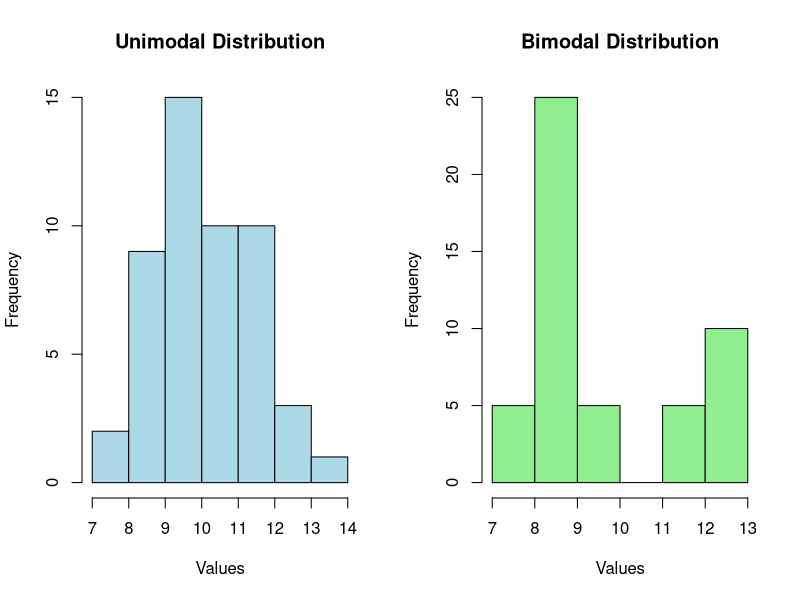

Generate this figure with R: (Note: this script raises an error after producing the figure.)
# Set seed for reproducibility
set.seed(123)

# Unimodal distribution
unimodal_data <- rnorm(50, mean = 10, sd = 1.5)

# Bimodal distribution
bimodal_data <- c(rnorm(35, mean = 8.5, sd = 0.5), rnorm(15, mean = 12, sd = 0.3))


# Create histograms
par(mfrow=c(1,2)) # Set up a 1x2 grid for side-by-side plots

hist(unimodal_data, main="Unimodal Distribution", xlab="Values", col="lightblue", border="black")
hist(bimodal_data, main="Bimodal Distribution", xlab="Values", col="lightgreen", border="black")



tidy_data <- data.frame(
  Value = c(unimodal_data, bimodal_data),
  Distribution = rep(c("Unimodal", "Bimodal"), each = 50)
)


ggplot(tidy_data, aes(x = Distribution, y = Value))+
  geom_point()


mean(bimodal_data)
mean(unimodal_data)

sd(bimodal_data)
sd(unimodal_data)


# Calculate mean and standard deviation for each distribution
summary_data <- data.frame(
  Distribution = c("Unimodal", "Bimodal"),
  Mean = c(mean(unimodal_data), mean(bimodal_data)),
  SD = c(sd(unimodal_data), sd(bimodal_data))
)

# Plot with ggplot2
ggplot(summary_data, aes(x = Distribution, y = Mean, fill = Distribution)) +
  geom_bar(stat = "identity", position = "dodge", color = "black", width = 0.6) +
  geom_errorbar(aes(ymin = Mean - SD, ymax = Mean + SD), position = position_dodge(width = 0.6), width = 0.2) +
  labs(title = "Mean and Standard Deviation Comparison",
       x = "Distribution",
       y = "Value") +
  theme_minimal()


# export data
write.table(tidy_data, file = "data/datos_demo.csv", sep = ",")
